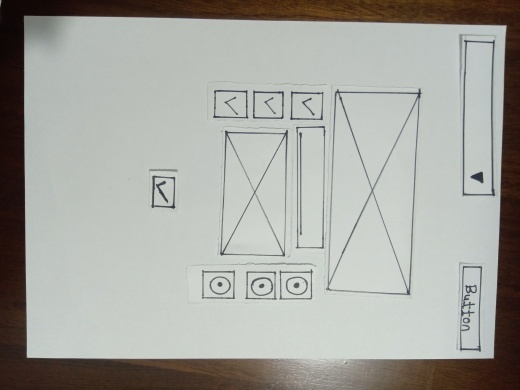
#> input picture dataset/100.jpg, 520 x 390 px; its folder holds 4 pictures in this run
$ python resie.py
#> lines starting #> are read from the running program, lines starting #| are printed output that depends on the picture
import cv2
import os
from os import walk
for files in os.listdir(os.getcwd()):
	print(files)
	if(".jpg" in files):
		image = cv2.imread(files)
#> image is the input picture: shape (390, 520, 3); mean B, G, R 159.1, 164.8, 164.4
		image = cv2.resize(image,None,fx=0.125, fy=0.125, interpolation=cv2.INTER_AREA)
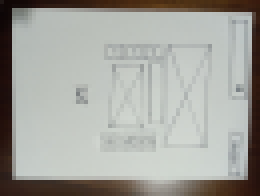
#> image: shape (49, 65, 3) (shown 4 times larger); mean B, G, R 158.5, 164.3, 164
		cv2.imwrite(files,image)
#> pass 2 of the loop `for files in os.listdir(os.getcwd()):`:
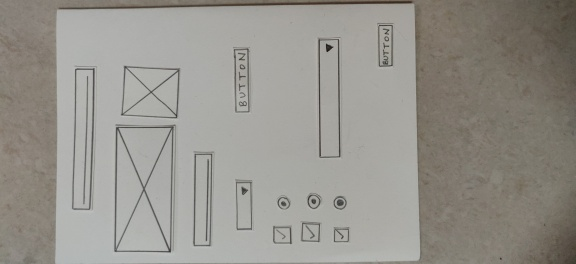
#> input picture dataset/103.jpg, 576 x 264 px
#> image is the input picture: shape (264, 576, 3); mean B, G, R 141, 147.6, 150.4
#> `image = cv2.resize(image,None,fx=0.125, fy=0.125, interpolation=cv2.IN..`:
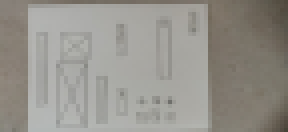
#> image: shape (33, 72, 3) (shown 4 times larger); mean B, G, R 141, 147.6, 150.4
#> pass 3 of the loop `for files in os.listdir(os.getcwd()):`:
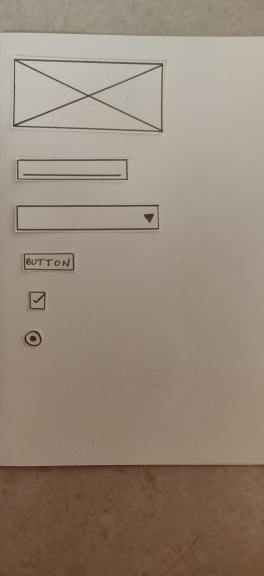
#> input picture dataset/104.jpg, 264 x 576 px
#> image is the input picture: shape (576, 264, 3); mean B, G, R 120.6, 135.7, 150.5
#> `image = cv2.resize(image,None,fx=0.125, fy=0.125, interpolation=cv2.IN..`:
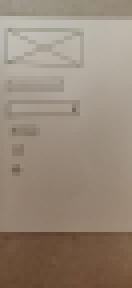
#> image: shape (72, 33, 3) (shown 4 times larger); mean B, G, R 120.6, 135.7, 150.5
#> the loop made 5 passes; the first 3 are shown
